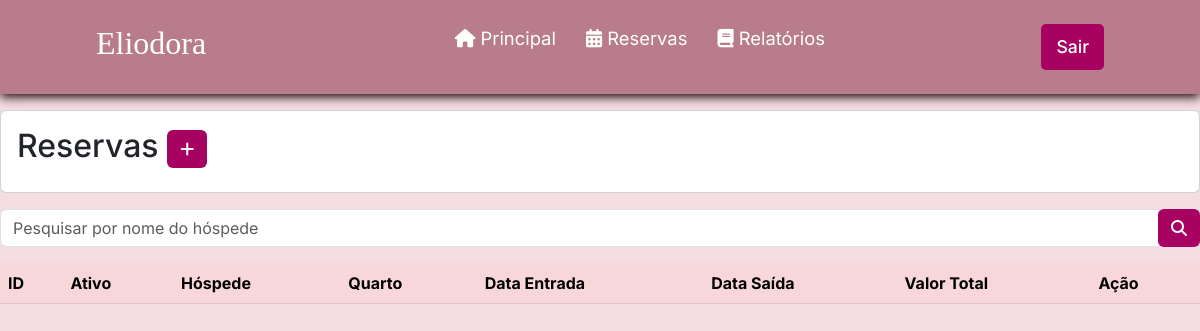
Page /listarReserva.php (signed in) on the earlier database version.
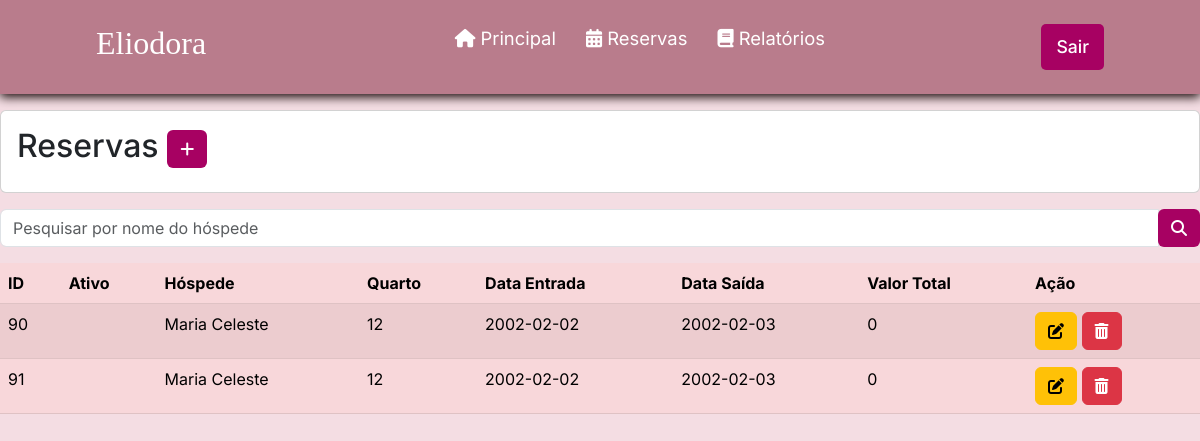
Same page on the later database version.
### tables this page shows
CREATE TABLE `reserva` (
  `id` int(11) NOT NULL,
  `status` varchar(3) NOT NULL,
  `dataEntrada` date NOT NULL,
  `dataSaida` date NOT NULL,
  `valorTotalReserva` double NOT NULL,
  `quantHospede` int(1) NOT NULL,
  `observacao` varchar(200) NOT NULL,
  `id_hospede` int(11) DEFAULT NULL,
  `id_quarto` int(11) DEFAULT NULL,
  `id_funcionario` int(11) DEFAULT NULL,
  `datacadastro` datetime NOT NULL DEFAULT current_timestamp()
);

CREATE TABLE `hospede` (
  `id` int(11) NOT NULL,
  `nome` varchar(100) NOT NULL,
  `cpf` varchar(15) NOT NULL,
  `dataNascimento` date NOT NULL,
  `genero` varchar(1) NOT NULL,
  `estado` varchar(100) NOT NULL,
  `cidade` varchar(100) NOT NULL,
  `bairro` varchar(100) NOT NULL,
  `endereco` varchar(100) NOT NULL,
  `numeroEndereco` int(11) NOT NULL,
  `cep` varchar(15) NOT NULL,
  `email` varchar(45) NOT NULL,
  `telefone` varchar(20) NOT NULL,
  `contatoEmergencia` varchar(20) NOT NULL
);

CREATE TABLE `quarto` (
  `id` int(11) NOT NULL,
  `status` varchar(3) NOT NULL,
  `numero` int(11) NOT NULL,
  `tipo` varchar(8) NOT NULL,
  `capacidade` int(45) NOT NULL,
  `valorDiaria` double(11,2) NOT NULL
);

### listarReserva.php (the view, shortened to what this page needs)
<?php
require_once("conexao.php");
 $sql = "select reserva.*, hospede.nome as hospede_nome, quarto.numero as quarto_numero
 from reserva
 left join hospede on hospede.id = reserva.id_hospede
 left join quarto on quarto.id = reserva.id_quarto";
$resultado = mysqli_query($conexao, $sql);
?>
<?php require_once("cabecalho.php"); ?>
<div class="card mt-3 mb-3">
  <div class="card-body">
    <h2 class="card-title">Reservas
      <a href="cadastrarReserva.php" class="btn btn-sn" style="background-color: #a70162; color: #fff;"><i class="fa-solid fa-plus"></i>
      </a>
    </h2>
  </div>
</div>
<form method="post">
<div class="input-group mb-3">
  <input type="text" name="hospede_nome" id="id_hospede" class="form-control" placeholder="Pesquisar por nome do hóspede" aria-label="Recipient's username" aria-describedby="basic-addon2">
  <div class="input-group-append">
    <button name="pesquisar" class="btn" style="background-color: #a70162; color: #fff;" type="submit" ><i class="fa-solid fa-magnifying-glass"></i> </button>
    </form>
<table class="table table-danger table-striped">
  <thead>
    <tr>
      <th scope="col">ID</th>
      <th scope="col">Ativo</th>
      <th scope="col">Hóspede</th>
      <th scope="col">Quarto</th>
      <th scope="col">Data Entrada</th>
      <th scope="col">Data Saída</th>
      <th scope="col">Valor Total</th>
      <th scope="col">Ação</th>
    </tr>
  </thead>
  <tbody>
    <?php while ($linha = mysqli_fetch_array($resultado)) { ?>
      <tr>
        <td>
          <?= $linha['id'] ?>
        <td>
        </td>
        <td>
          <?= $linha['hospede_nome'] ?>
        </td>
        <td>
          <?= $linha['quarto_numero'] ?>
        </td>
        <td>
        <?= ($linha['dataEntrada']) ?>
        </td>
        <td>
        <?= ($linha['dataSaida']) ?>
        </td>
        <td>
        <?= $linha['valorTotalReserva'] ?>
        </td>
        <td>
          <a href="alterarReserva.php?id=<?= $linha['id'] ?>" class="btn btn-warning">
            <i class="fa-solid fa-pen-to-square"></i>
          </a>
          <a href="listarReserva.php?id=<?= $linha['id'] ?>" class="btn btn-danger"
            onclick="return confirm('Confirma exclusão')">
            <i class="fa-solid fa-trash-can"></i>
          </a>
        </td>
      </tr>
    <?php } ?>
  </tbody>
</table>
</body>
</html>

### cabecalho.php (shortened to what this page needs)
<!DOCTYPE html>
<html lang="pt-br">
<head>
<link href="https://cdn.jsdelivr.net/npm/bootstrap@5.3.0-alpha3/dist/css/bootstrap.min.css"
rel="stylesheet">
</head>
<body>

### css/style.css (style rules this page uses)
* { padding: 0; margin: 0; font-family: 'Inter', sans-serif; }
body { background-color: #f4dde3; }
header { background-color: #b97c8c; box-shadow: 0px 3px 10px #120303; }
.nav-bar { display: flex; justify-content: space-between; padding: 1.5rem 6rem; }
.logo { display: flex; align-items: center; }
.logo h2 { color: #fff; }
.nav-list { display: flex; align-items: center; }
.nav-list ul { display: flex; justify-content: center; list-style: none; }
.nav-item { margin: 0 15px; }
.nav-link { text-decoration: none; font-size: 1.15rem; color: #ffffff; font-weight: 400; }
.login-button button { border: none; padding: 10px 15px; border-radius: 5px; background-color: #a70162; }
.login-button button a { text-decoration: none; color: #fff; font-weight: 500; font-size: 1.1rem; }

Differences in the rows shown:
added reserva: id "90", id_hospede.nome "Maria Celeste", id_quarto.numero "12", dataEntrada "2002-02-02", dataSaida "2002-02-03", valorTotalReserva "0"
added reserva: id "91", id_hospede.nome "Maria Celeste", id_quarto.numero "12", dataEntrada "2002-02-02", dataSaida "2002-02-03", valorTotalReserva "0"
